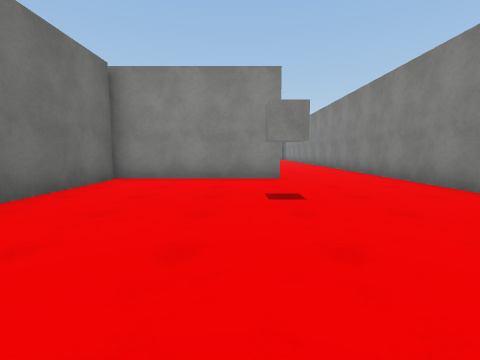
[1] (above)

24 first-person views from a walk through a scene from a Unity 3-D project. The camera is 1.2 m above the floor, tilts 6° down and sees 85° across. The floor is counted in squares, 2 m on a side. Each view is taken from the middle of a square. On the plan, view 1 faces up. The plan holds only what a view shows up to about 9 squares ahead; the rest is blank. The place goes on beyond the plan. The player character is not drawn. Surface patterns are stand-ins for the level's own textures.

[2]
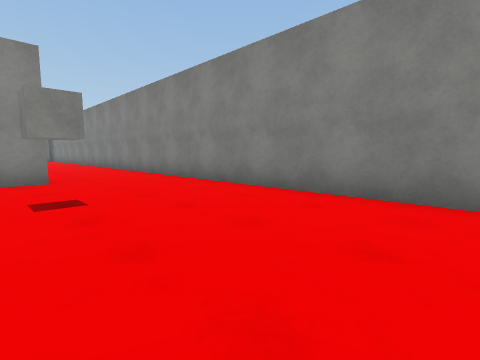

[3]
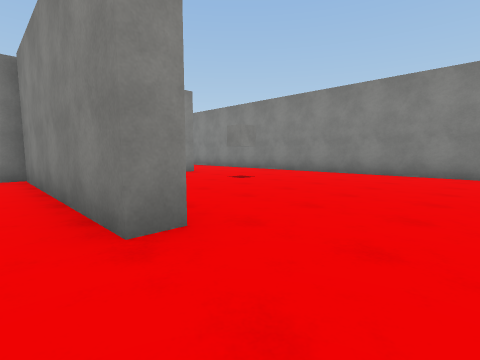

[4]
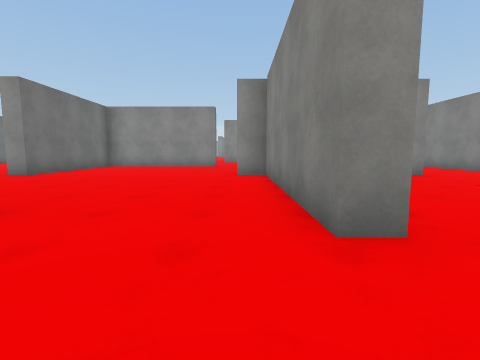

[5]
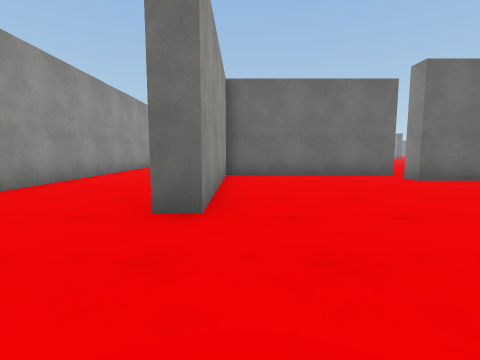

[6]
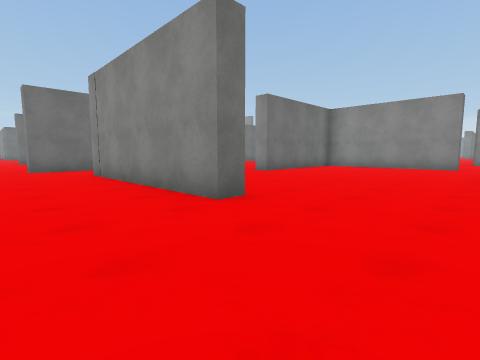

[7]
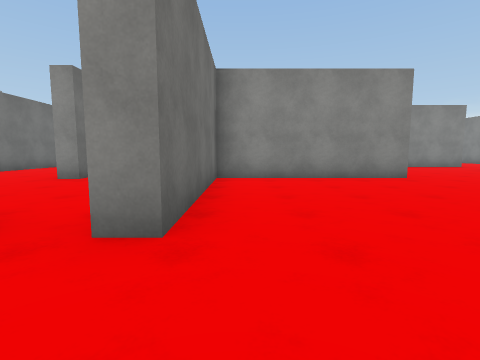

[8]
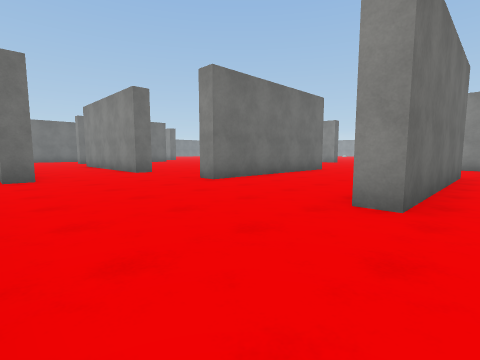

[9]
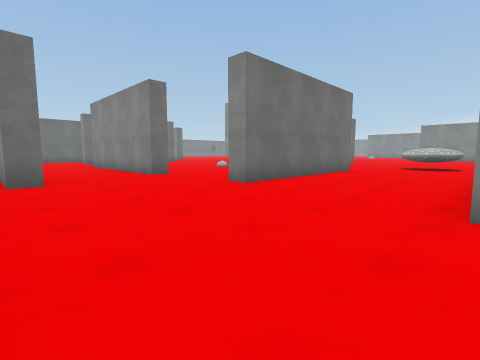

[10]
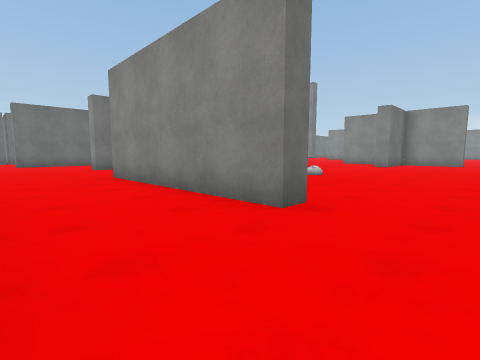

[11]
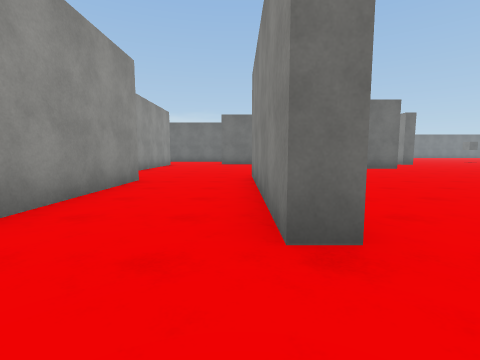

[12]
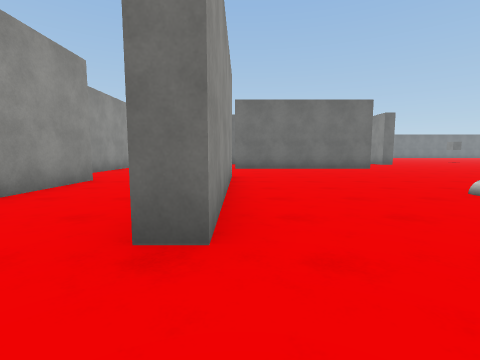

[13]
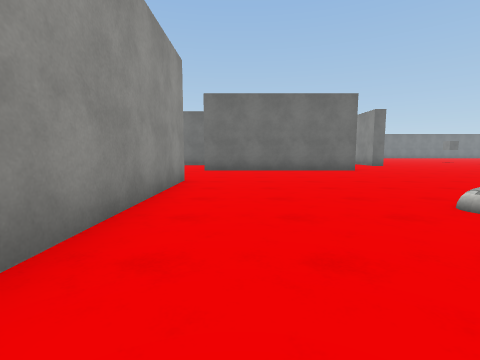

[14]
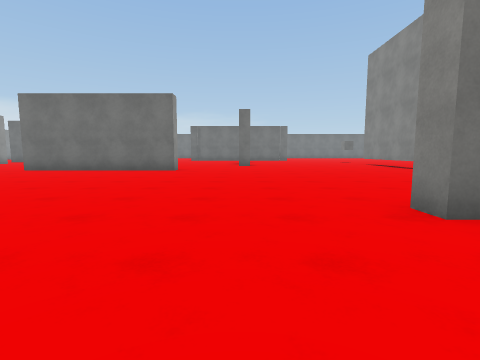

[15]
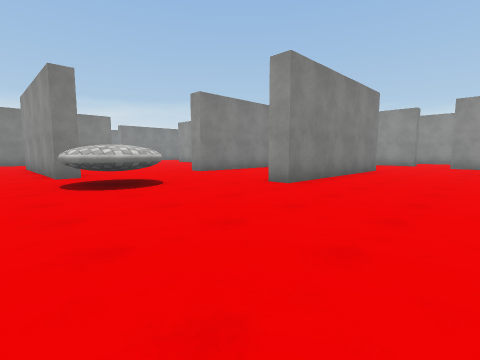

[16]
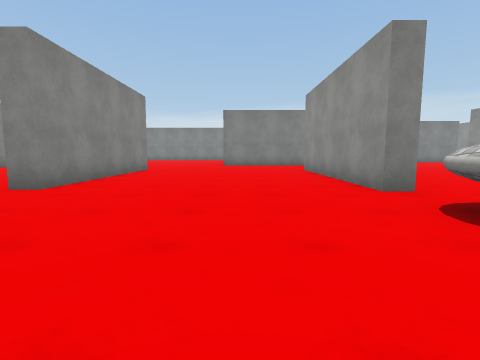

[17]
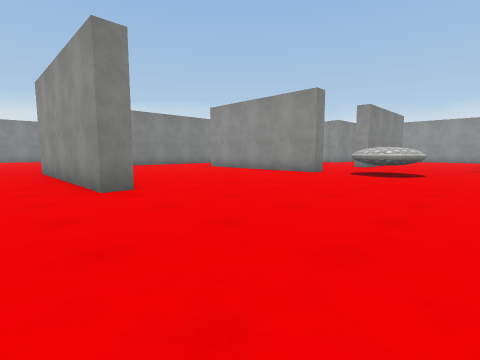

[18]
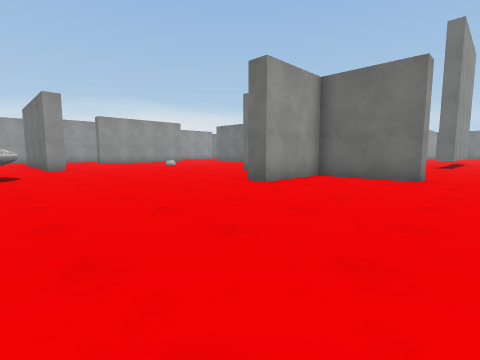

[19]
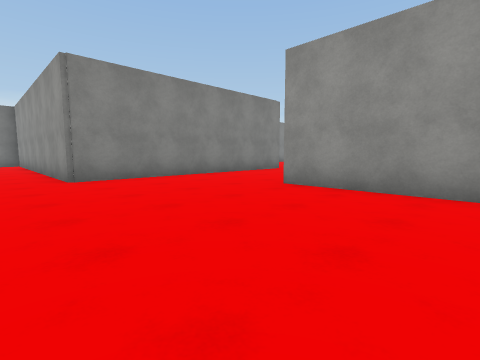

[20]
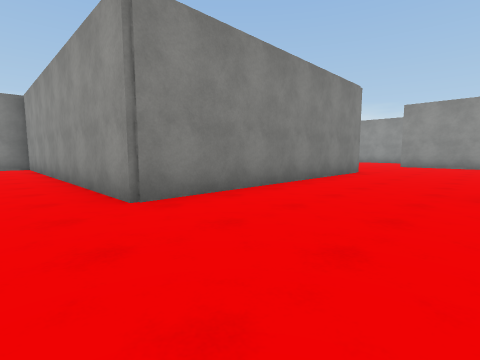

[21]
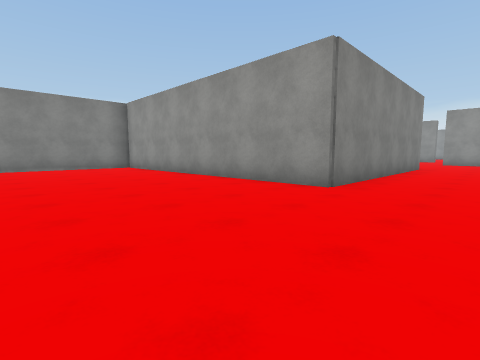

[22]
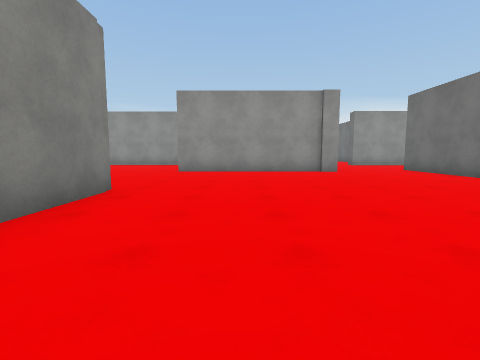

[23]
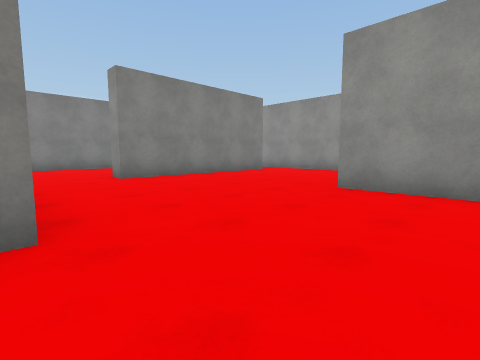

[24]
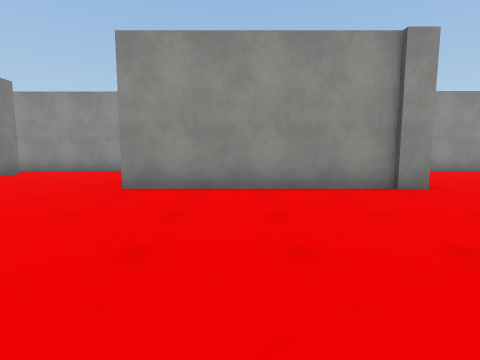

### Floor plan
Points are (right, up) in squares from view 1. A wall is a line through its corners. A room is listed if a view was taken in it or the views show most of it. See-through windows are left out.
Room 1 (views 1, 2)
walls: (1, 6) (-4.1, 6); (-2.8, 5.9) (-2.8, 3); (3.6, 12.6) (3.6, 13.9); (-2.8, 0.8) (-3.3, 0.8); (3.6, -0.8) (3.6, 9.2)
ways out: opening at (-3, -0.5) to room 2; opening at (0, 7) to room 2; opening at (0, 13.5) to room 2
Room 2 (views 3, 4, 5, 6, 7, 8, 9, 10, 11, 12, 13, 14, 15, 16, 17, 18, 19, 20, 21, 22, 23, 24)
walls: (-17.1, 15.7) (-16.6, 15.7) (-16.6, 10.7) (-17.1, 10.7) (-17.1, 15.7); (-14.2, 17.5) (-14.6, 17.3); (-13.2, 14) (-13.2, 14.9) (-12.7, 14.9) (-12.7, 9.9) (-13.2, 9.9); (-21.3, 20.2) (-21.3, 19.9) (-21.9, 19.9); (-12.5, 18.3) (-13, 18.3) (-13, 18.8) (-8, 18.8); (-18.7, 7.9) (-18.7, 7.3); (-24.8, 10.7) (-19.6, 10.7) (-19.6, 10.3) (-24.8, 10.3); (-10.1, 10.7) (-5, 10.7); (-14.8, 6.5) (-13, 6.5); (-23.8, 7.8) (-19.4, 7.8); (-28.1, 15.7) (-27.7, 15.7) (-27.7, 10.8); (-21.9, 24.7) (-21.3, 24.7) (-21.3, 22.6) (-19.2, 22.6) (-19.2, 22); (-11, 6.1) (-11, 1.6) (-6.5, 1.6) (-6.5, 1.1) (-11.6, 1.1); (-27.1, 6.5) (-25.6, 6.5); (-4.9, 14.8) (-4.9, 21.8) (3.6, 21.8) (3.6, 25.6); (-7.9, 24.2) (-12.8, 24.2) (-12.8, 24.7) (-7.8, 24.7); (-5, 10.3) (-9.5, 10.3) (-9.5, 5.8) (-10.1, 5.8); (-13.7, 1.8) (-13.7, 0.1); (-3.2, 6.5) (0.1, 6.5); (-13.1, -1.7) (-8, -1.7); (-0.9, 7.6) (-0.9, 12.7) (-0.4, 12.7); (-3.3, 0.8) (-3.3, 5.9)
ways out: opening at (-3, -0.5) to room 1; opening at (0, 7) to room 1; opening at (0, 13.5) to room 1; opening at (-14, -0.5); gap at (-13, 18)
objects: ball (-22, 15)

Where each view was taken, in squares from view 1:
view 1: 0 up, 0 right, facing up
view 2: 0 up, 0 right, facing up-right
view 3: 1 down, 4 left, facing up-right
view 4: 1 down, 4 left, facing up
view 5: 2 up, 4 left, facing left
view 6: 1 down, 4 left, facing up-left
view 7: 4 up, 9 left, facing up
view 8: 7 up, 12 left, facing up-left
view 9: 7 up, 13 left, facing up-left
view 10: 8 up, 18 left, facing up-left
view 11: 10 up, 18 left, facing left
view 12: 11 up, 18 left, facing left
view 13: 12 up, 19 left, facing left
view 14: 18 up, 19 left, facing left
view 15: 20 up, 20 left, facing down-right
view 16: 21 up, 17 left, facing right
view 17: 26 up, 17 left, facing down-right
view 18: 26 up, 15 left, facing down-left
view 19: 23 up, 11 left, facing down-right
view 20: 23 up, 8 left, facing down-right
view 21: 26 up, 7 left, facing down-right
view 22: 19 up, 7 left, facing down
view 23: 15 up, 7 left, facing down-right
view 24: 15 up, 7 left, facing down
